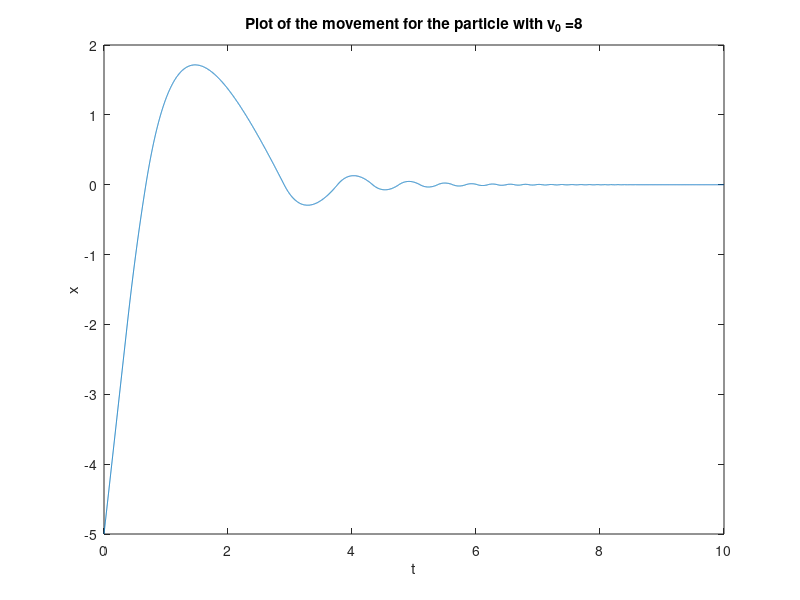

This chart was generated by the following MATLAB code:
time = 10.0;
dt = 0.001;
m = 23;
U0 = 150.0;
x0 = 2.0;
alpha = 39.48;

n = ceil(time/dt);

x = zeros(n,1);
v = zeros(n,1);
t = zeros(n,1);

x(1) = -5.0;
v(1) = 8.0;

for i = 1:n-1
    
    if ((-x0 < x(i)) && (x(i) < 0))
        F = (U0/x0) - alpha*v(i);
    elseif ((0 < x(i)) && (x(i) < x0))
        F = -(U0/x0) - alpha*v(i);
    else
        F = 0;
    end
        
    a = F/m;
    v(i+1) = v(i) + dt*a;
    x(i+1) = x(i) + dt*v(i+1);
    t(i+1) = t(i) + dt;
end

plot(t,x)
xlabel('t')
ylabel('x')
title(['Plot of the movement for the particle with v_0 =' num2str(v(1))])
